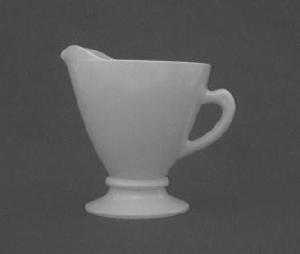
#> input picture teacup.jpg, 300 x 254 px
$ python grayscale_histogram.py --image teacup.jpg
#> lines starting #> are read from the running program, lines starting #| are printed output that depends on the picture
# import the necessary packages
from matplotlib import pyplot as plt
import argparse
import cv2
# construct the argument parser and parse the arguments
ap = argparse.ArgumentParser()
ap.add_argument("-i", "--image", required=True, help="Path to the image")
args = vars(ap.parse_args())

# load the image, convert it to grayscale
image = cv2.imread(args["image"])
#> image is the input picture: shape (254, 300, 3); min 62, max 199, mean 89.6
image = cv2.cvtColor(image, cv2.COLOR_BGR2GRAY)
#> image: shape (254, 300)
# construct a grayscale histogram
hist = cv2.calcHist(image, [0], None, [256], [0, 256])
#> hist = 256 values, max 96 at index 72, min 0 at index 0, mean 1.17
# matplotlib expects RGB images so convert and then display the image
# with matplotlib to avoid GUI conflicts/errors (mainly on macOS)
plt.figure()
plt.axis("off")
plt.imshow(cv2.cvtColor(image, cv2.COLOR_GRAY2RGB))
# plot the histogram
plt.figure()
plt.title("Grayscale Histogram")
plt.xlabel("Bins")
plt.ylabel("# of Pixels")
plt.plot(hist)
plt.xlim([0, 256])

# normalize the histogram
hist /= hist.sum()
#> hist = 256 values, max 0.32 at index 72, min 0 at index 0, mean 0.00391
# plot the normalized histogram
plt.figure()
plt.title("Grayscale Histogram (Normalized)")
plt.xlabel("Bins")
plt.ylabel("% of Pixels")
plt.plot(hist)
plt.xlim([0, 256])
plt.show()
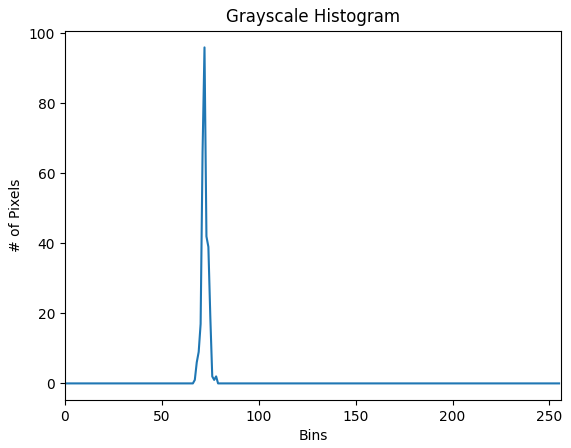
#> figure drawn by matplotlib, 1 panel; curve peaks at x = 72, y = 96
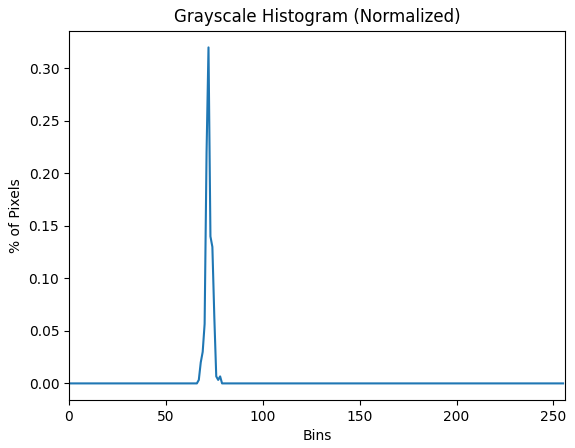
#> figure drawn by matplotlib, 1 panel; curve peaks at x = 72, y = 0.32
